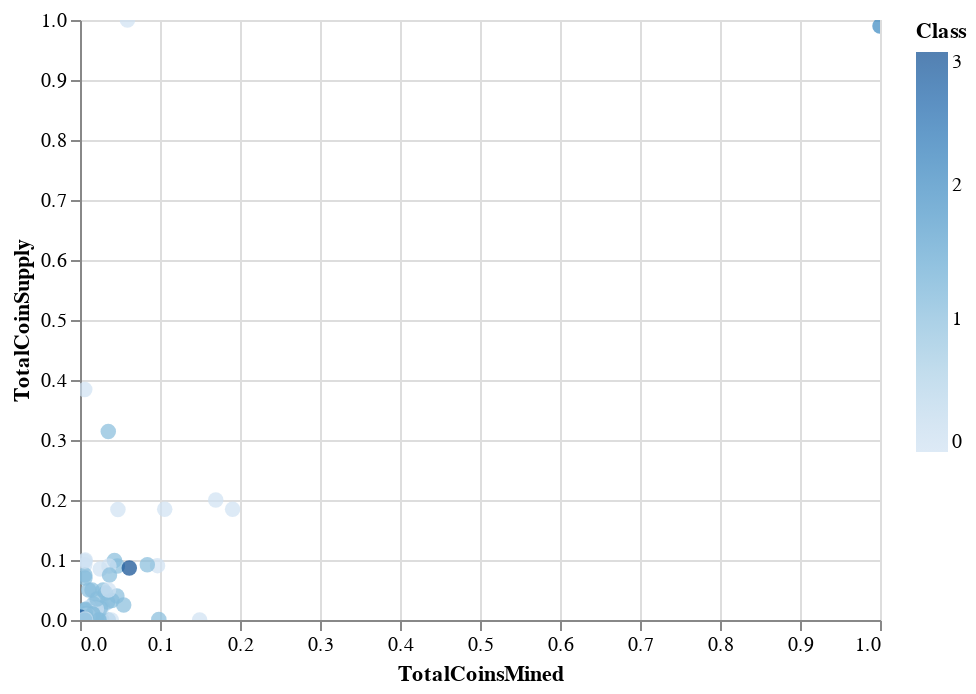

The notebook cell this image was saved under:
### Code cell
alt.Chart(X_scaled2_df).mark_circle(size=60).encode(
    x="TotalCoinsMined",
    y="TotalCoinSupply",
    color='Class'
).interactive()

### Figure 1 — Vega-Lite specification as saved in the notebook (floating-point values rounded to 4 significant figures; data arrays with more than 128 entries replaced by an {"elided": "..."} marker saying what was removed)
{"config": {"view": {"continuousWidth": 400, "continuousHeight": 300}}, "data": {"name": "data-2fc8e43b255fb957f09f02601958f5d4"}, "mark": {"type": "circle", "size": 60}, "encoding": {"color": {"type": "quantitative", "field": "Class"}, "x": {"type": "quantitative", "field": "TotalCoinsMined"}, "y": {"type": "quantitative", "field": "TotalCoinSupply"}}, "selection": {"selector003": {"type": "interval", "bind": "scales", "encodings": ["x", "y"]}}, "$schema": "https://vega.github.io/schema/vega-lite/v4.8.1.json", "datasets": {"data-2fc8e43b255fb957f09f02601958f5d4": {"elided": "533 records"}}}
